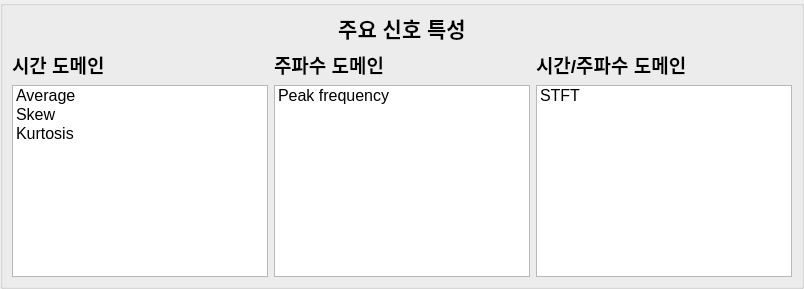
                       <widget class="QGroupBox" name="gb_train_preproc_ml">
                        <property name="minimumSize">
                         <size>
                          <width>0</width>
                          <height>280</height>
                         </size>
                        </property>
                        <property name="font">
                         <font>
                          <family>Segoe UI</family>
                          <pointsize>16</pointsize>
                         </font>
                        </property>
                        <property name="styleSheet">
                         <string notr="true">margin : 0px;
padding : 0px;</string>
                        </property>
                        <property name="title">
                         <string/>
                        </property>
                        <layout class="QGridLayout" name="gridLayout_6">
                         <item row="1" column="2">
                          <widget class="QLabel" name="label_train_stft_preset_ml">
                           <property name="font">
                            <font>
                             <family>Segoe UI</family>
                             <pointsize>14</pointsize>
                             <weight>75</weight>
                             <bold>true</bold>
                            </font>
                           </property>
                           <property name="text">
                            <string>시간/주파수 도메인</string>
                           </property>
                          </widget>
                         </item>
                         <item row="2" column="0">
                          <widget class="QListWidget" name="listWidget">
                           <property name="font">
                            <font>
                             <family>Segoe UI</family>
                             <pointsize>12</pointsize>
                             <weight>50</weight>
                             <bold>false</bold>
                            </font>
                           </property>
                           <property name="selectionMode">
                            <enum>QAbstractItemView::MultiSelection</enum>
                           </property>
                           <item>
                            <property name="text">
                             <string>Average</string>
                            </property>
                           </item>
                           <item>
                            <property name="text">
                             <string>Skew</string>
                            </property>
                           </item>
                           <item>
                            <property name="text">
                             <string>Kurtosis</string>
                            </property>
                           </item>
                          </widget>
                         </item>
                         <item row="2" column="2">
                          <widget class="QListWidget" name="listWidget_3">
                           <property name="font">
                            <font>
                             <family>Segoe UI</family>
                             <pointsize>12</pointsize>
                             <weight>50</weight>
                             <bold>false</bold>
                            </font>
                           </property>
                           <property name="selectionMode">
                            <enum>QAbstractItemView::MultiSelection</enum>
                           </property>
                           <item>
                            <property name="text">
                             <string>STFT</string>
                            </property>
                           </item>
                          </widget>
                         </item>
                         <item row="0" column="0" colspan="3">
                          <widget class="QLabel" name="label_feature">
                           <property name="font">
                            <font>
                             <family>Segoe UI</family>
                             <pointsize>16</pointsize>
                             <weight>75</weight>
                             <bold>true</bold>
                            </font>
                           </property>
                           <property name="text">
                            <string>주요 신호 특성</string>
                           </property>
                           <property name="alignment">
                            <set>Qt::AlignCenter</set>
                           </property>
                          </widget>
                         </item>
                         <item row="2" column="1">
                          <widget class="QListWidget" name="listWidget_2">
                           <property name="font">
                            <font>
                             <family>Segoe UI</family>
                             <pointsize>12</pointsize>
                             <weight>50</weight>
                             <bold>false</bold>
                            </font>
                           </property>
                           <property name="selectionMode">
                            <enum>QAbstractItemView::MultiSelection</enum>
                           </property>
                           <item>
                            <property name="text">
                             <string>Peak frequency</string>
                            </property>
                           </item>
                          </widget>
                         </item>
                         <item row="1" column="1">
                          <widget class="QLabel" name="label_train_band_ml">
                           <property name="font">
                            <font>
                             <family>Segoe UI</family>
                             <pointsize>14</pointsize>
                             <weight>75</weight>
                             <bold>true</bold>
                            </font>
                           </property>
                           <property name="text">
                            <string>주파수 도메인</string>
                           </property>
                          </widget>
                         </item>
                         <item row="1" column="0">
                          <widget class="QLabel" name="label_train_crop_ml">
                           <property name="font">
                            <font>
                             <family>Segoe UI</family>
                             <pointsize>14</pointsize>
                             <weight>75</weight>
                             <bold>true</bold>
                            </font>
                           </property>
                           <property name="text">
                            <string>시간 도메인</string>
                           </property>
                          </widget>
                         </item>
                        </layout>
                       </widget>
